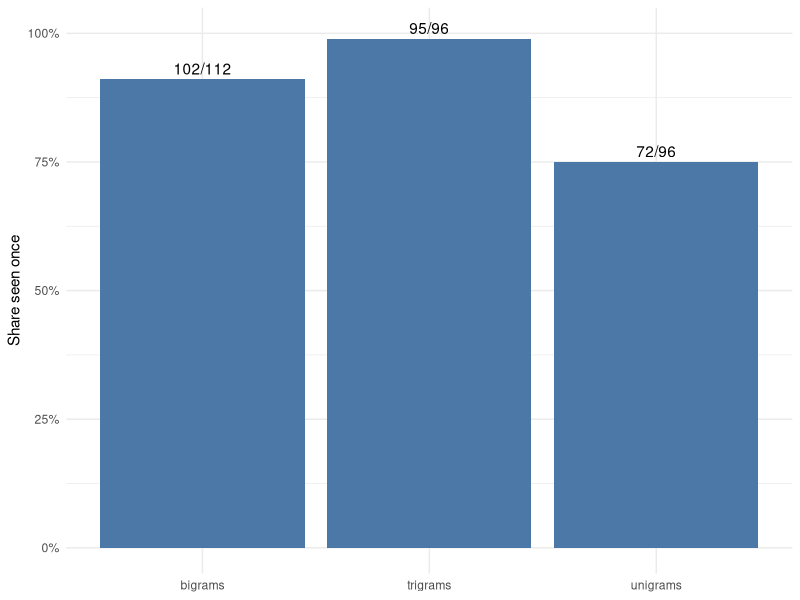

Generate this figure with R:
## ---- chunk 1
#| include: false

options(warn = 2)
stopifnot(identical(getOption("warn"), 2L))
## ---- chunk 2
library(readr)
library(dplyr)
library(tibble)
library(tidyr)
library(stringr)
library(tidytext)
library(ggplot2)

stopifnot(all(
  c("readr", "dplyr", "tibble", "tidyr", "stringr", "tidytext", "ggplot2") %in%
    loadedNamespaces()
))

sentences <- read_csv(
  "data/workforce/workforce_sentences.csv",
  na = character(),
  col_types = cols(
    sentence_id = col_character(),
    document_id = col_character(),
    source_line = col_character(),
    text = col_character(),
    reference_label = col_character(),
    uncertainty = col_character(),
    annotator_id = col_character(),
    rationale = col_character(),
    codebook_version = col_character(),
    codebook_hash = col_character(),
    derived = col_character(),
    transformation = col_character()
  )
)

source_counts <- sentences |>
  mutate(source = if_else(document_id == "F001", "training flyer", "job details")) |>
  count(source, name = "rows")

stopifnot(
  identical(nrow(sentences), 28L),
  identical(sum(sentences$document_id == "F001"), 6L),
  identical(sum(sentences$document_id != "F001"), 22L),
  identical(sentences$text[1], "Paid 12-week training is provided."),
  identical(sentences$text[28], "Apply by October 15")
)

knitr::kable(
  source_counts,
  col.names = c("Source", "Rows"),
  caption = "The 28 Riverton sentences by source",
  row.names = FALSE
)
## ---- chunk 3
make_ngrams <- function(n) {
  if (identical(n, 1L)) {
    sentences |>
      select(sentence_id, text) |>
      unnest_tokens(output = ngram, input = text, token = "words") |>
      filter(!is.na(ngram))
  } else {
    sentences |>
      select(sentence_id, text) |>
      unnest_tokens(output = ngram, input = text, token = "ngrams", n = n) |>
      filter(!is.na(ngram))
  }
}

short_for_trigrams <- make_ngrams(1L) |>
  count(sentence_id, name = "tokens") |>
  filter(tokens < 3L)

bigrams <- make_ngrams(2L) |>
  count(ngram, name = "frequency", sort = TRUE)
trigrams <- make_ngrams(3L) |>
  count(ngram, name = "frequency", sort = TRUE)

top_phrases <- bind_rows(
  bigrams |>
    slice_head(n = 8) |>
    mutate(kind = "bigram"),
  trigrams |>
    slice_head(n = 8) |>
    mutate(kind = "trigram")
) |>
  select(kind, ngram, frequency)

stopifnot(
  identical(nrow(bigrams), 112L),
  identical(nrow(trigrams), 96L),
  identical(short_for_trigrams$sentence_id, "s026"),
  identical(short_for_trigrams$tokens, 2L),
  identical(bigrams$ngram[1], "is required"),
  identical(bigrams$frequency[1], 4L),
  identical(trigrams$ngram[1], "training is provided"),
  identical(trigrams$frequency[1], 2L)
)

knitr::kable(
  top_phrases,
  col.names = c("N-gram type", "N-gram", "Frequency"),
  caption = "The most frequent bigrams and trigrams in the 28 sentences",
  row.names = FALSE
)
## ---- chunk 4
unigrams <- make_ngrams(1L) |>
  count(ngram, name = "frequency", sort = TRUE)

ngram_counts <- list(unigrams, bigrams, trigrams)

ngram_summary <- tibble(
  n = 1:3,
  name = c("unigrams", "bigrams", "trigrams"),
  distinct_items = vapply(ngram_counts, nrow, integer(1)),
  seen_once = vapply(
    ngram_counts,
    \(counts) sum(counts$frequency == 1L),
    integer(1)
  ),
  seen_once_label = str_c(seen_once, "/", distinct_items)
)

stopifnot(
  identical(ngram_summary$distinct_items, c(96L, 112L, 96L)),
  identical(ngram_summary$seen_once, c(72L, 102L, 95L)),
  identical(ngram_summary$seen_once_label, c("72/96", "102/112", "95/96"))
)

knitr::kable(
  ngram_summary,
  col.names = c("n", "Unit", "Distinct units", "Seen once", "Seen-once fraction"),
  caption = "Distinct n-grams and one-time n-grams in the Riverton sentences",
  row.names = FALSE
)
## ---- chunk 5
#| label: fig-ngram-sparsity
#| fig-cap: "Share of distinct n-grams seen once in the 28 Riverton sentences."
#| fig-alt: "Bar chart with three bars for unigrams, bigrams, and trigrams. The seen-once share is high for every n-gram size and highest for trigrams."

plot_data <- ngram_summary |>
  transmute(
    name,
    seen_once_share = seen_once / distinct_items,
    seen_once_label
  )

stopifnot(
  all(plot_data$seen_once_share > 0),
  all(plot_data$seen_once_share < 1),
  identical(plot_data$seen_once_label[plot_data$name == "trigrams"], "95/96")
)

ggplot(plot_data, aes(x = name, y = seen_once_share)) +
  geom_col(fill = "#4C78A8") +
  geom_text(aes(label = seen_once_label), vjust = -0.4) +
  labs(
    x = NULL,
    y = "Share seen once"
  ) +
  scale_y_continuous(labels = \(value) str_c(round(value * 100), "%"), limits = c(0, 1)) +
  theme_minimal()
